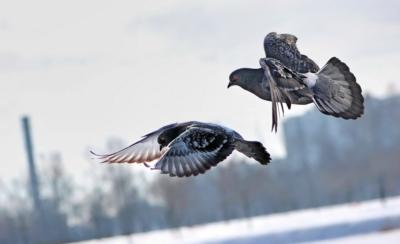
#> input picture drone_bird/drone_or_bird/birds/031e09fe-47cd-4523-b8c9-3591b7bd1f3b.jpg, 400 x 244 px
$ python -i process.py   (imports and definitions only)
#> lines starting #> are read from the running program, lines starting #| are printed output that depends on the picture
from skimage.feature import hog
import cv2 as cv
import numpy as np
import os
import joblib

model_best = os.path.join(os.getcwd(), 'model', 'drone_bird_modelv2.sav')
model_old = os.path.join(os.getcwd(), 'model', 'drone_bird_modelv1.sav')

# [2 lines not run here, left out]

def preprocess_image(img, target_size=(128, 72), hog_=True):
#> called with target_size = (128, 72), hog_ = True
    img = cv.cvtColor(img, cv.COLOR_RGB2GRAY)
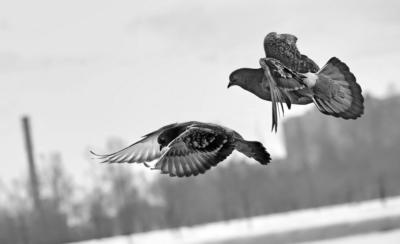
#> img: shape (244, 400); min 0, max 255, mean 183.7
    img = cv.resize(img, target_size, interpolation=cv.INTER_AREA)
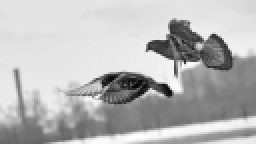
#> img: shape (72, 128) (shown 2 times larger); min 5, max 254, mean 183.7
    img_blur = cv.bilateralFilter(img, 7, 75, 100)
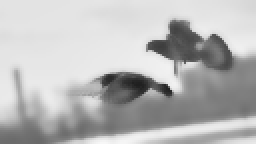
#> img_blur: shape (72, 128) (shown 2 times larger); min 31, max 247, mean 183.7

    laplacian = cv.Laplacian(img_blur, cv.CV_64F, ksize=3)
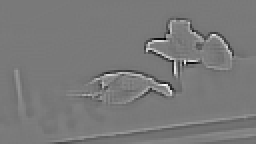
#> laplacian: shape (72, 128) float64 (shown 2 times larger); min -622, max 682, mean -0.2; drawn with min black and max white
    img_laplacian = cv.convertScaleAbs(img_blur - laplacian)
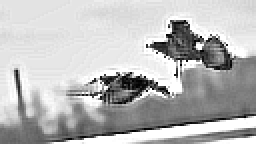
#> img_laplacian: shape (72, 128) (shown 2 times larger); min 0, max 255, mean 184.9
    image_data = img_laplacian

    if hog_:
        hog_features, hog_image = hog(img_laplacian, orientations=9, pixels_per_cell=(16, 16), cells_per_block=(2, 2),
                                  block_norm='L2-Hys', visualize=True, transform_sqrt=True)
#> hog_features = 756 values, max 0.677 at index 278, min 0.00225 at index 368, mean 0.136
        image_data = hog_features
#> image_data has the same summary as hog_features
    return image_data


def predict_result(predict_img, hog_=True):
    print(model)
    if hog_:
        result = model.predict(predict_img.reshape(1, -1))
    else:
        result = model_nohog.predict(predict_img.reshape(1, -1))
    # confidence = model.predict_proba(predict_img.reshape(1, -1))
    return result

>>> import cv2
>>> picture = cv2.cvtColor(cv2.imread('drone_bird/drone_or_bird/birds/031e09fe-47cd-4523-b8c9-3591b7bd1f3b.jpg'), cv2.COLOR_BGR2RGB)
>>> result = preprocess_image(picture)
#> result has the same summary as hog_features in preprocess_image

$ run again, on drone_bird/drone_or_bird/birds/0a5b4074-52c7-42d5-8b5e-54b4f93fc129.jpg
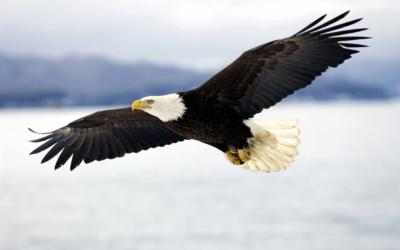
#> input picture drone_bird/drone_or_bird/birds/0a5b4074-52c7-42d5-8b5e-54b4f93fc129.jpg, 400 x 250 px
#> in preprocess_image, `laplacian = cv.Laplacian(img_blur, cv.CV_64F, ksize=3)`:
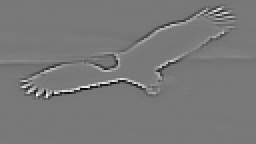
#> laplacian: shape (72, 128) float64 (shown 2 times larger); min -828, max 916, mean 0; drawn with min black and max white
#> in preprocess_image, `img_laplacian = cv.convertScaleAbs(img_blur - laplacian)`:
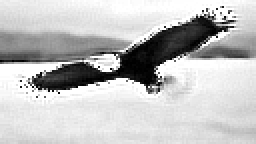
#> img_laplacian: shape (72, 128) (shown 2 times larger); min 0, max 255, mean 191.9
#> hog_features = 756 values, max 0.533 at index 22, min 0.00276 at index 251, mean 0.124
#> image_data has the same summary as hog_features
#> result has the same summary as hog_features in preprocess_image
